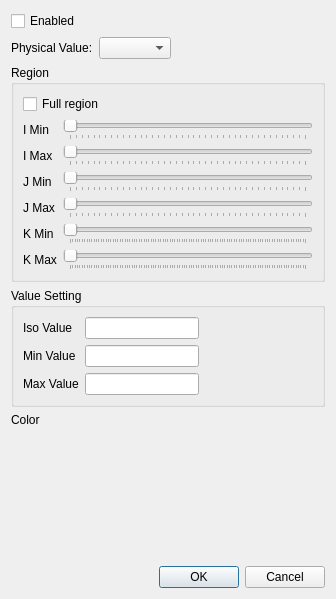
<?xml version="1.0" encoding="UTF-8"?>
<ui version="4.0">
 <class>Post3dWindowIsosurfaceSettingDialog</class>
 <widget class="QDialog" name="Post3dWindowIsosurfaceSettingDialog">
  <property name="geometry">
   <rect>
    <x>0</x>
    <y>0</y>
    <width>336</width>
    <height>599</height>
   </rect>
  </property>
  <property name="windowTitle">
   <string>Isosurface Setting</string>
  </property>
  <layout class="QVBoxLayout" name="verticalLayout_2">
   <item>
    <widget class="QCheckBox" name="enabledCheckBox">
     <property name="text">
      <string>Enabled</string>
     </property>
    </widget>
   </item>
   <item>
    <layout class="QHBoxLayout" name="horizontalLayout">
     <item>
      <layout class="QVBoxLayout" name="verticalLayout">
       <item>
        <layout class="QHBoxLayout" name="horizontalLayout_3">
         <item>
          <widget class="QLabel" name="physicalValueLabel">
           <property name="text">
            <string>Physical Value:</string>
           </property>
          </widget>
         </item>
         <item>
          <widget class="QComboBox" name="physicalValueComboBox"/>
         </item>
         <item>
          <spacer name="horizontalSpacer">
           <property name="orientation">
            <enum>Qt::Horizontal</enum>
           </property>
           <property name="sizeHint" stdset="0">
            <size>
             <width>40</width>
             <height>20</height>
            </size>
           </property>
          </spacer>
         </item>
        </layout>
       </item>
       <item>
        <widget class="QGroupBox" name="groupBox">
         <property name="title">
          <string>Region</string>
         </property>
         <layout class="QGridLayout" name="gridLayout">
          <item row="0" column="0" colspan="2">
           <widget class="QCheckBox" name="fullRangeCheckBox">
            <property name="text">
             <string>Full region</string>
            </property>
           </widget>
          </item>
          <item row="1" column="0">
           <widget class="QLabel" name="iminLabel">
            <property name="text">
             <string>I Min</string>
            </property>
           </widget>
          </item>
          <item row="2" column="0">
           <widget class="QLabel" name="imaxLabel">
            <property name="text">
             <string>I Max</string>
            </property>
           </widget>
          </item>
          <item row="2" column="1">
           <widget class="SliderWithValue" name="imaxSlider">
            <property name="maximum">
             <number>40</number>
            </property>
            <property name="orientation">
             <enum>Qt::Horizontal</enum>
            </property>
            <property name="tickPosition">
             <enum>QSlider::TicksBelow</enum>
            </property>
            <property name="tickInterval">
             <number>1</number>
            </property>
           </widget>
          </item>
          <item row="3" column="0">
           <widget class="QLabel" name="jminLabel">
            <property name="text">
             <string>J Min</string>
            </property>
           </widget>
          </item>
          <item row="3" column="1">
           <widget class="SliderWithValue" name="jminSlider">
            <property name="maximum">
             <number>40</number>
            </property>
            <property name="orientation">
             <enum>Qt::Horizontal</enum>
            </property>
            <property name="tickPosition">
             <enum>QSlider::TicksBelow</enum>
            </property>
            <property name="tickInterval">
             <number>1</number>
            </property>
           </widget>
          </item>
          <item row="4" column="0">
           <widget class="QLabel" name="jmaxLabel">
            <property name="text">
             <string>J Max</string>
            </property>
           </widget>
          </item>
          <item row="4" column="1">
           <widget class="SliderWithValue" name="jmaxSlider">
            <property name="maximum">
             <number>40</number>
            </property>
            <property name="orientation">
             <enum>Qt::Horizontal</enum>
            </property>
            <property name="tickPosition">
             <enum>QSlider::TicksBelow</enum>
            </property>
            <property name="tickInterval">
             <number>1</number>
            </property>
           </widget>
          </item>
          <item row="1" column="1">
           <widget class="SliderWithValue" name="iminSlider">
            <property name="maximum">
             <number>40</number>
            </property>
            <property name="orientation">
             <enum>Qt::Horizontal</enum>
            </property>
            <property name="tickPosition">
             <enum>QSlider::TicksBelow</enum>
            </property>
            <property name="tickInterval">
             <number>1</number>
            </property>
           </widget>
          </item>
          <item row="5" column="0">
           <widget class="QLabel" name="kminLabel">
            <property name="text">
             <string>K Min</string>
            </property>
           </widget>
          </item>
          <item row="5" column="1">
           <widget class="SliderWithValue" name="kminSlider">
            <property name="orientation">
             <enum>Qt::Horizontal</enum>
            </property>
            <property name="tickPosition">
             <enum>QSlider::TicksBelow</enum>
            </property>
            <property name="tickInterval">
             <number>1</number>
            </property>
           </widget>
          </item>
          <item row="6" column="0">
           <widget class="QLabel" name="kmaxLabel">
            <property name="text">
             <string>K Max</string>
            </property>
           </widget>
          </item>
          <item row="6" column="1">
           <widget class="SliderWithValue" name="kmaxSlider">
            <property name="orientation">
             <enum>Qt::Horizontal</enum>
            </property>
            <property name="tickPosition">
             <enum>QSlider::TicksBelow</enum>
            </property>
            <property name="tickInterval">
             <number>1</number>
            </property>
           </widget>
          </item>
         </layout>
        </widget>
       </item>
       <item>
        <widget class="QGroupBox" name="groupBox2">
         <property name="title">
          <string>Value Setting</string>
         </property>
         <layout class="QGridLayout" name="gridLayout_2">
          <property name="sizeConstraint">
           <enum>QLayout::SetDefaultConstraint</enum>
          </property>
          <item row="0" column="1">
           <widget class="RealNumberEditWidget" name="isoValueEdit"/>
          </item>
          <item row="0" column="2">
           <spacer name="horizontalSpacer_4">
            <property name="orientation">
             <enum>Qt::Horizontal</enum>
            </property>
            <property name="sizeHint" stdset="0">
             <size>
              <width>40</width>
              <height>20</height>
             </size>
            </property>
           </spacer>
          </item>
          <item row="2" column="0">
           <widget class="QLabel" name="label_2">
            <property name="text">
             <string>Max Value</string>
            </property>
           </widget>
          </item>
          <item row="2" column="1">
           <widget class="RealNumberEditWidget" name="maxValueEdit">
            <property name="sizePolicy">
             <sizepolicy hsizetype="Preferred" vsizetype="Fixed">
              <horstretch>0</horstretch>
              <verstretch>0</verstretch>
             </sizepolicy>
            </property>
           </widget>
          </item>
          <item row="1" column="0">
           <widget class="QLabel" name="label">
            <property name="text">
             <string>Min Value</string>
            </property>
           </widget>
          </item>
          <item row="2" column="2">
           <spacer name="horizontalSpacer_3">
            <property name="orientation">
             <enum>Qt::Horizontal</enum>
            </property>
            <property name="sizeHint" stdset="0">
             <size>
              <width>40</width>
              <height>20</height>
             </size>
            </property>
           </spacer>
          </item>
          <item row="1" column="1">
           <widget class="RealNumberEditWidget" name="minValueEdit">
            <property name="sizePolicy">
             <sizepolicy hsizetype="Preferred" vsizetype="Fixed">
              <horstretch>0</horstretch>
              <verstretch>0</verstretch>
             </sizepolicy>
            </property>
           </widget>
          </item>
          <item row="1" column="2">
           <spacer name="horizontalSpacer_2">
            <property name="orientation">
             <enum>Qt::Horizontal</enum>
            </property>
            <property name="sizeHint" stdset="0">
             <size>
              <width>40</width>
              <height>20</height>
             </size>
            </property>
           </spacer>
          </item>
          <item row="0" column="0">
           <widget class="QLabel" name="label_3">
            <property name="text">
             <string>Iso Value</string>
            </property>
           </widget>
          </item>
         </layout>
        </widget>
       </item>
      </layout>
     </item>
    </layout>
   </item>
   <item>
    <layout class="QHBoxLayout" name="horizontalLayout_2">
     <item>
      <widget class="QLabel" name="colorLabel">
       <property name="text">
        <string>Color</string>
       </property>
      </widget>
     </item>
     <item>
      <widget class="ColorEditWidget" name="colorEditWidget">
       <property name="text">
        <string/>
       </property>
      </widget>
     </item>
    </layout>
   </item>
   <item>
    <spacer name="verticalSpacer">
     <property name="orientation">
      <enum>Qt::Vertical</enum>
     </property>
     <property name="sizeHint" stdset="0">
      <size>
       <width>20</width>
       <height>40</height>
      </size>
     </property>
    </spacer>
   </item>
   <item>
    <widget class="QDialogButtonBox" name="buttonBox">
     <property name="orientation">
      <enum>Qt::Horizontal</enum>
     </property>
     <property name="standardButtons">
      <set>QDialogButtonBox::Cancel|QDialogButtonBox::Ok</set>
     </property>
    </widget>
   </item>
  </layout>
 </widget>
 <customwidgets>
  <customwidget>
   <class>ColorEditWidget</class>
   <extends>QLabel</extends>
   <header>guibase/widget/coloreditwidget.h</header>
   <container>1</container>
  </customwidget>
  <customwidget>
   <class>SliderWithValue</class>
   <extends>QSlider</extends>
   <header>guibase/widget/sliderwithvalue.h</header>
  </customwidget>
  <customwidget>
   <class>RealNumberEditWidget</class>
   <extends>QLineEdit</extends>
   <header>guibase/widget/realnumbereditwidget.h</header>
  </customwidget>
  <customwidget>
   <class>ColorEditWidget</class>
   <extends>QLabel</extends>
   <header>commongui/coloreditwidget.h</header>
  </customwidget>
 </customwidgets>
 <tabstops>
  <tabstop>enabledCheckBox</tabstop>
  <tabstop>physicalValueComboBox</tabstop>
  <tabstop>fullRangeCheckBox</tabstop>
  <tabstop>iminSlider</tabstop>
  <tabstop>imaxSlider</tabstop>
  <tabstop>jminSlider</tabstop>
  <tabstop>jmaxSlider</tabstop>
  <tabstop>kminSlider</tabstop>
  <tabstop>kmaxSlider</tabstop>
  <tabstop>isoValueEdit</tabstop>
  <tabstop>minValueEdit</tabstop>
  <tabstop>maxValueEdit</tabstop>
  <tabstop>buttonBox</tabstop>
 </tabstops>
 <resources/>
 <connections>
  <connection>
   <sender>buttonBox</sender>
   <signal>accepted()</signal>
   <receiver>Post3dWindowIsosurfaceSettingDialog</receiver>
   <slot>accept()</slot>
   <hints>
    <hint type="sourcelabel">
     <x>248</x>
     <y>254</y>
    </hint>
    <hint type="destinationlabel">
     <x>157</x>
     <y>274</y>
    </hint>
   </hints>
  </connection>
  <connection>
   <sender>buttonBox</sender>
   <signal>rejected()</signal>
   <receiver>Post3dWindowIsosurfaceSettingDialog</receiver>
   <slot>reject()</slot>
   <hints>
    <hint type="sourcelabel">
     <x>316</x>
     <y>260</y>
    </hint>
    <hint type="destinationlabel">
     <x>286</x>
     <y>274</y>
    </hint>
   </hints>
  </connection>
 </connections>
</ui>
